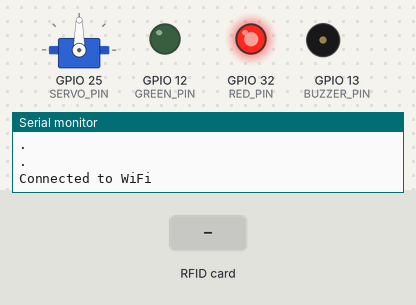
Recording of a sketch running on a simulated ESP32. Parts: servo, output pins drawn as LEDs (lit = HIGH), buzzer (waves = sounding, pin HIGH), the last lines printed to the serial monitor. The inputs (shaded band) are chosen by the test bench. WiFi joins after 1.5 s; servers stay silent unless stated; uploads are accepted with an empty reply.

Above: at 3.2 s.
3.3 s: RFID card 5E 7A 19 C4 held to the reader
At 3.96 s:
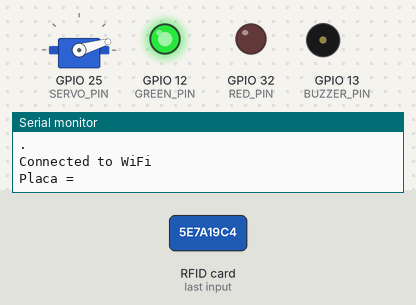
At 5.7 s:
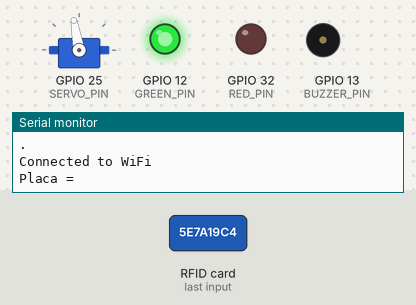
6.0 s: RFID card 5E 7A 19 C4 held to the reader
At 8.1 s:
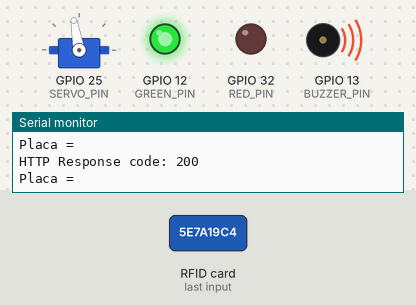
Timing chart, 0 to 13.6 s (numbered marks = the images above; inputs shaded):
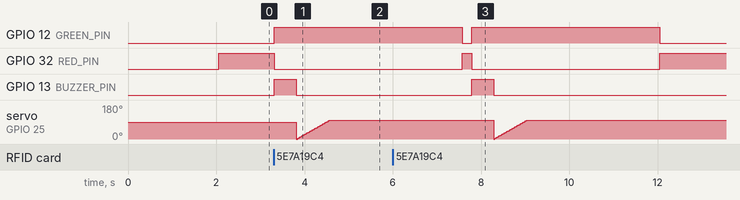

Measured:
- after the input at 3.3 s, GPIO 12 (GREEN_PIN): LOW → HIGH at once; GPIO 32 (RED_PIN): HIGH → LOW at once; GPIO 13 (BUZZER_PIN): LOW → HIGH at once, → LOW 0.50 s later
- after the input at 6.0 s, GPIO 13 (BUZZER_PIN): LOW → HIGH after 1.8 s, → LOW 0.50 s later

The sketch:

01_car_in.ino
```cpp
#include <SPI.h>
#include <MFRC522.h>

#include <WiFi.h>
#include <HTTPClient.h>
#include <WiFiClientSecure.h>

#include <ESP32Servo.h>

#define SERVO_PIN 25
#define GREEN_PIN 12
#define RED_PIN 32
#define BUZZER_PIN 13

Servo servo;
int angle = 0;

// Motor COM fita -> 0 e 90
// Motor SEM fita -> 15 e 120
int minAngle = 0;
int maxAngle = 100;

MFRC522 _mfrc522(5, 2);
MFRC522::MIFARE_Key _key;

int _blockIndex = 2;
byte _bufferSize = 18;
byte _readBlockData[18];

// const char* ssid = "NOVA ROMA - ALUNOS";
// const char* password = "Alunos@NR!2022!";
const char* ssid = "Zaqueu";
const char* password = "Zaqueu2023";
const char* serverName = "https://karking-api.zaqbit.com/vehicles";

WiFiClientSecure *client = new WiFiClientSecure;
HTTPClient https;

void setup()
{
  Serial.begin(9600);
  SPI.begin();
  _mfrc522.PCD_Init();
// conecta uma vez no setup
connectToWifi();

	ESP32PWM::allocateTimer(0);
	ESP32PWM::allocateTimer(1);
	ESP32PWM::allocateTimer(2);
	ESP32PWM::allocateTimer(3);
	servo.setPeriodHertz(50);
	servo.attach(SERVO_PIN, 500, 2400);

  pinMode(GREEN_PIN, OUTPUT);
  pinMode(RED_PIN, OUTPUT);
  pinMode(BUZZER_PIN, OUTPUT);
}

void loop()
{
  digitalWrite(RED_PIN, HIGH);

  for (byte i=0; i<6; i++)
  {
    _key.keyByte[i] = 0xFF;
  }

  if (!_mfrc522.PICC_IsNewCardPresent()) return;
  if (!_mfrc522.PICC_ReadCardSerial()) return;

  Authenticate();
  _mfrc522.MIFARE_Read(_blockIndex, _readBlockData, &_bufferSize);

  String plate = String((char*)_readBlockData);
  Serial.print("Placa = " + plate + "\n");
  operateServo();
  sendHTTPRequest(plate);

  _mfrc522.PICC_HaltA();
  _mfrc522.PCD_StopCrypto1();
}

void connectToWifi() {
  WiFi.begin(ssid, password);
  Serial.println("Connecting to WiFi");

  int attempts = 0;
  while (WiFi.status() != WL_CONNECTED && attempts < 20) {
    delay(1000);
    Serial.println(".");
    attempts++;
  }

  if (WiFi.status() == WL_CONNECTED) {
    Serial.println("Connected to WiFi");
    client->setInsecure();
  } else {
    Serial.println("Failed to connect to WiFi.");
  }
}

void sendHTTPRequest(String plate) {
  // Checa se o WiFi está conectado antes de enviar a requisição
  if (WiFi.status() != WL_CONNECTED) {
    Serial.println("WiFi offline, trying to reconnect...");
    connectToWifi();
    if (WiFi.status() != WL_CONNECTED) {
      Serial.println("Unable to send data, WiFi offline.");
      return;
    }
  }

  https.begin(*client, serverName);
  https.addHeader("Content-Type", "application/json");
  https.addHeader("X-API-Key", "e46b113c7c914c9b8d3da8d91ac8e6f2");
  int httpResponseCode = https.POST("{\"plate\":\"" + plate + "\"}");
  Serial.print("HTTP Response code: ");
  Serial.println(httpResponseCode);
  https.end();
}

// Função para operar o servo
void operateServo() {
  digitalWrite(RED_PIN, LOW);
  digitalWrite(GREEN_PIN, HIGH);
  digitalWrite(BUZZER_PIN, HIGH);
  delay(500);
  digitalWrite(BUZZER_PIN, LOW);

  moveServo(minAngle, maxAngle, 15);
  delay(3000);
  digitalWrite(GREEN_PIN, LOW);
  digitalWrite(RED_PIN, HIGH);
  moveServo(maxAngle, minAngle, 15);
}

// Tudo de movimentação do servo
void moveServo(int startAngle, int endAngle, int delayTime) {
  for (angle = startAngle; angle <= endAngle; angle += 2) {
    servo.write(angle);
    delay(delayTime);
  }
}

void Authenticate()
{
  _mfrc522.PCD_Authenticate(MFRC522::PICC_CMD_MF_AUTH_KEY_A, _blockIndex, &_key, &(_mfrc522.uid));
}
```
